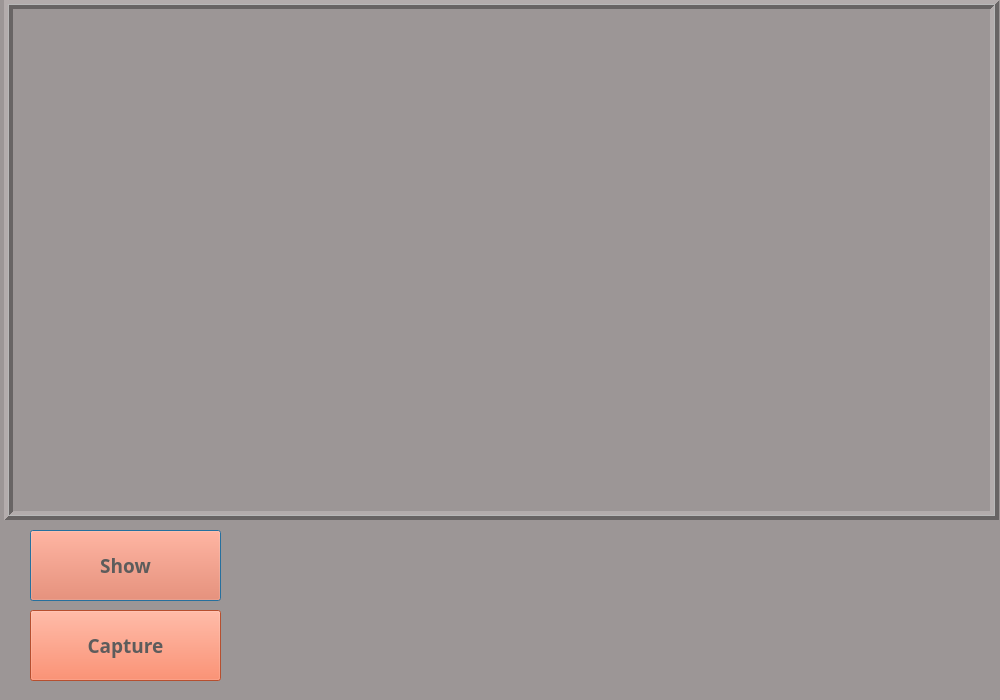
<?xml version="1.0" encoding="UTF-8"?>
<ui version="4.0">
 <class>Dialog</class>
 <widget class="QDialog" name="Dialog">
  <property name="geometry">
   <rect>
    <x>0</x>
    <y>0</y>
    <width>1000</width>
    <height>700</height>
   </rect>
  </property>
  <property name="minimumSize">
   <size>
    <width>1000</width>
    <height>700</height>
   </size>
  </property>
  <property name="maximumSize">
   <size>
    <width>1000</width>
    <height>700</height>
   </size>
  </property>
  <property name="windowTitle">
   <string>Face Mask Detect</string>
  </property>
  <property name="windowIcon">
   <iconset>
    <normaloff>icon.png</normaloff>icon.png</iconset>
  </property>
  <property name="styleSheet">
   <string notr="true">background-color: rgb(156, 150, 150);</string>
  </property>
  <widget class="QLabel" name="label">
   <property name="geometry">
    <rect>
     <x>4</x>
     <y>0</y>
     <width>995</width>
     <height>520</height>
    </rect>
   </property>
   <property name="maximumSize">
    <size>
     <width>995</width>
     <height>520</height>
    </size>
   </property>
   <property name="sizeIncrement">
    <size>
     <width>0</width>
     <height>0</height>
    </size>
   </property>
   <property name="frameShape">
    <enum>QFrame::Box</enum>
   </property>
   <property name="frameShadow">
    <enum>QFrame::Raised</enum>
   </property>
   <property name="lineWidth">
    <number>4</number>
   </property>
   <property name="midLineWidth">
    <number>1</number>
   </property>
   <property name="text">
    <string/>
   </property>
   <property name="scaledContents">
    <bool>true</bool>
   </property>
   <property name="margin">
    <number>0</number>
   </property>
   <property name="indent">
    <number>-1</number>
   </property>
  </widget>
  <widget class="QPushButton" name="showBtn">
   <property name="geometry">
    <rect>
     <x>30</x>
     <y>530</y>
     <width>191</width>
     <height>71</height>
    </rect>
   </property>
   <property name="font">
    <font>
     <family>Rockwell Extra Bold</family>
     <pointsize>14</pointsize>
     <weight>75</weight>
     <bold>true</bold>
    </font>
   </property>
   <property name="styleSheet">
    <string notr="true">background-color: rgb(255, 110, 66);
color: rgb(93, 92, 92);</string>
   </property>
   <property name="text">
    <string>Show</string>
   </property>
  </widget>
  <widget class="QPushButton" name="captureBtn">
   <property name="geometry">
    <rect>
     <x>30</x>
     <y>610</y>
     <width>191</width>
     <height>71</height>
    </rect>
   </property>
   <property name="font">
    <font>
     <family>Rockwell Extra Bold</family>
     <pointsize>14</pointsize>
     <weight>75</weight>
     <bold>true</bold>
    </font>
   </property>
   <property name="styleSheet">
    <string notr="true">background-color: rgb(255, 110, 66);
color: rgb(93, 92, 92);</string>
   </property>
   <property name="text">
    <string>Capture</string>
   </property>
  </widget>
  <widget class="QLabel" name="label_2">
   <property name="geometry">
    <rect>
     <x>590</x>
     <y>530</y>
     <width>391</width>
     <height>161</height>
    </rect>
   </property>
   <property name="text">
    <string/>
   </property>
   <property name="pixmap">
    <pixmap>logo.png</pixmap>
   </property>
   <property name="scaledContents">
    <bool>true</bool>
   </property>
  </widget>
 </widget>
 <resources/>
 <connections/>
</ui>
